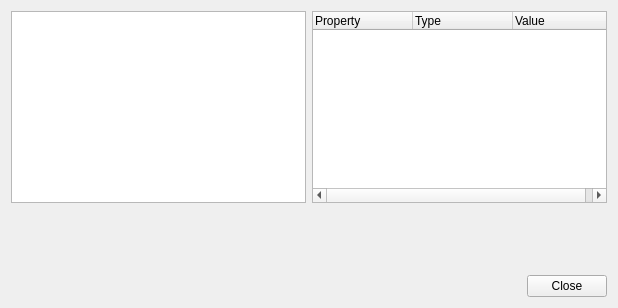
<?xml version="1.0" encoding="UTF-8"?>
<ui version="4.0">
 <class>WidgetProperties</class>
 <widget class="QWidget" name="WidgetProperties">
  <property name="geometry">
   <rect>
    <x>0</x>
    <y>0</y>
    <width>618</width>
    <height>308</height>
   </rect>
  </property>
  <property name="windowTitle">
   <string>Widget Properties</string>
  </property>
  <layout class="QVBoxLayout" name="verticalLayout">
   <item>
    <layout class="QHBoxLayout" name="horizontalLayout">
     <item>
      <widget class="QListWidget" name="widgetList"/>
     </item>
     <item>
      <widget class="QTreeWidget" name="widgetPropTree">
       <column>
        <property name="text">
         <string>Property</string>
        </property>
       </column>
       <column>
        <property name="text">
         <string>Type</string>
        </property>
       </column>
       <column>
        <property name="text">
         <string>Value</string>
        </property>
       </column>
      </widget>
     </item>
    </layout>
   </item>
   <item>
    <spacer name="verticalSpacer">
     <property name="orientation">
      <enum>Qt::Vertical</enum>
     </property>
     <property name="sizeHint" stdset="0">
      <size>
       <width>20</width>
       <height>56</height>
      </size>
     </property>
    </spacer>
   </item>
   <item>
    <layout class="QHBoxLayout" name="horizontalLayout_2">
     <item>
      <spacer name="horizontalSpacer">
       <property name="orientation">
        <enum>Qt::Horizontal</enum>
       </property>
       <property name="sizeHint" stdset="0">
        <size>
         <width>428</width>
         <height>20</height>
        </size>
       </property>
      </spacer>
     </item>
     <item>
      <widget class="QPushButton" name="closeButton">
       <property name="text">
        <string>Close</string>
       </property>
      </widget>
     </item>
    </layout>
   </item>
  </layout>
 </widget>
 <resources/>
 <connections/>
</ui>
